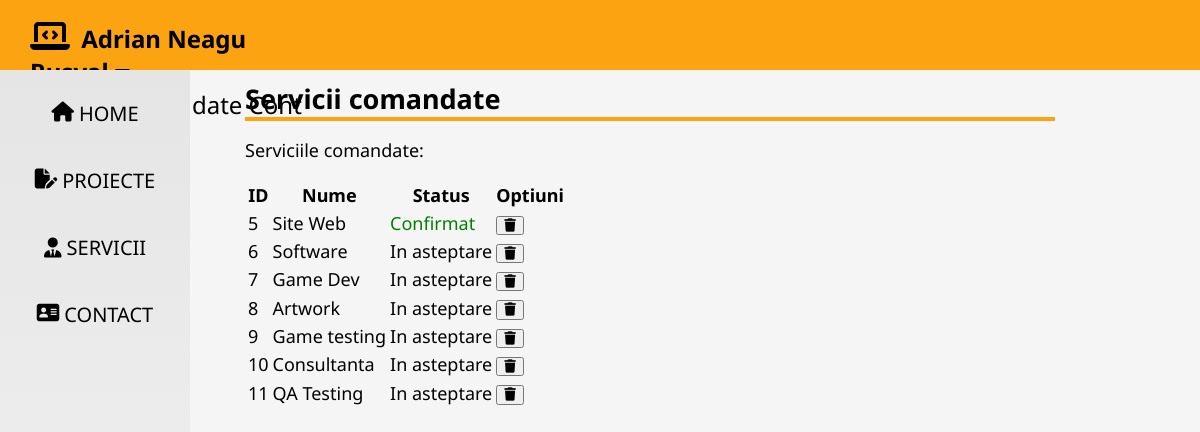
Screenshot of /Website/PHP/servicii_comandate.php (signed in) with the database file from the repository.
### tables this page shows
CREATE TABLE IF NOT EXISTS `comenzi` (
  `id_comanda` int(11) NOT NULL AUTO_INCREMENT,
  `id_serviciu` int(11) NOT NULL,
  `id_user` int(11) NOT NULL,
  `status` tinyint(1) NOT NULL,
  PRIMARY KEY (`id_comanda`),
  KEY `id_serviciu` (`id_serviciu`),
  KEY `comenzi_ibfk_2` (`id_user`)
);

CREATE TABLE IF NOT EXISTS `servicii` (
  `id` int(11) NOT NULL AUTO_INCREMENT,
  `nume` varchar(50) NOT NULL,
  `descriere` varchar(100) NOT NULL,
  `timp_estimativ` varchar(50) NOT NULL,
  `pret` int(11) NOT NULL,
  PRIMARY KEY (`id`)
);

### Website/PHP/servicii_comandate.php (the view, shortened to what this page needs)
<?php
    function serviciiOut()
    {
        require 'conectDB.php';
        $id_user = $_SESSION['id'];
        $sql = "SELECT c.id_comanda, s.nume, c.status from comenzi c, servicii s where c.id_serviciu=s.id and c.id_user='$id_user'";
        $result = mysqli_query($conn, $sql);
        while ($row = mysqli_fetch_assoc($result)) {
            echo '
                <tr>
                    <td>' .$row['id_comanda']. '</td>
                    <td>' .$row['nume']. '</td>';
                    if($row['status']==1){
                        echo'<td style="color:green;">Confirmat</td>';
                    }
                    else{
                        echo'<td>In asteptare</td>';
                    }
                    echo'
                    <td><button onclick="return confirm(\'Esti sigur ca vrei sa stergi comanda?\');" class="fa-solid fa-trash" formaction="anulareComanda.php" formmethod="POST" value="'.$row['id_comanda'].'" name="anulareId"></button></td>
                </tr>';
        }
    }
?>
<!DOCTYPE html>
<html lang="en">
<head>
    <link rel="stylesheet" type="text/css" href="/ProiectDAW/css/style.css">
    <link rel="stylesheet" type="text/css" href="/ProiectDAW/css/fontawsome/css/all.css">
    <link rel="stylesheet" type="text/css" href="/ProiectDAW/css/fontawsome/fontawesome.css">
</head>
<body>
    <?php
    require 'menu.php';
    ?>
    <main>
        <h2 class="title">Servicii comandate</h2>
        <p>Serviciile comandate:</p>
        <?php
        echo '
        <div class="tabelServicii2">
            <form>
                <table>
                    <tr>
                        <th>ID</th>
                        <th>Nume</th>
                        <th>Status</th>
                        <th>Optiuni</th>
                    </tr>';
                    serviciiOut();
        echo '</table>
            </form>
        </div>';
        ?>
    </main>
</body>
</html>

### Website/EidriiaN.github.io/css/style.css (style rules this page uses)
* { box-sizing: border-box; }
body { margin: 0; background-color: #f5f5f5; font-size: 18px; font-family: 'Noto Sans', sans-serif; }
main { margin: 10px 10% 60px 220px; padding: 0px 25px; }
p { line-height: 125%; }
.title { border-bottom: 4px solid #fca311; margin-bottom: 5px; margin-top: 10px; }

### rows the page displays
comenzi: id_comanda "5", id_serviciu.nume "Site Web", status "Confirmat"
comenzi: id_comanda "6", id_serviciu.nume "Software", status "In asteptare"
comenzi: id_comanda "7", id_serviciu.nume "Game Dev", status "In asteptare"
comenzi: id_comanda "8", id_serviciu.nume "Artwork", status "In asteptare"
comenzi: id_comanda "9", id_serviciu.nume "Game testing", status "In asteptare"
comenzi: id_comanda "10", id_serviciu.nume "Consultanta", status "In asteptare"
comenzi: id_comanda "11", id_serviciu.nume "QA Testing", status "In asteptare"

### other values shown
$_SESSION["username"] "Rusval"
